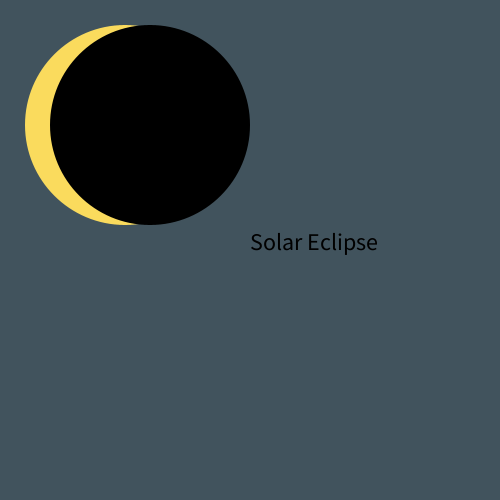
Frame 1 (no input)
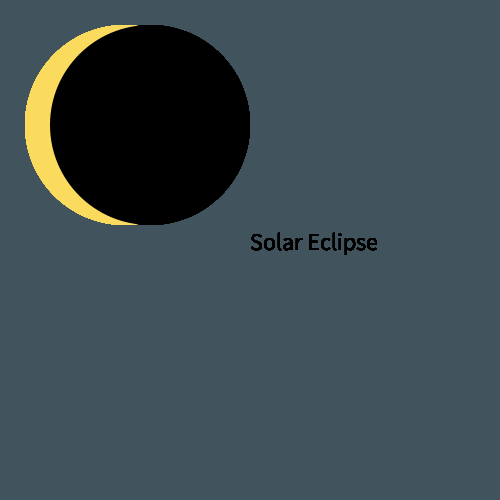
Frame 60 (the mouse pressed at the canvas centre just before this capture)
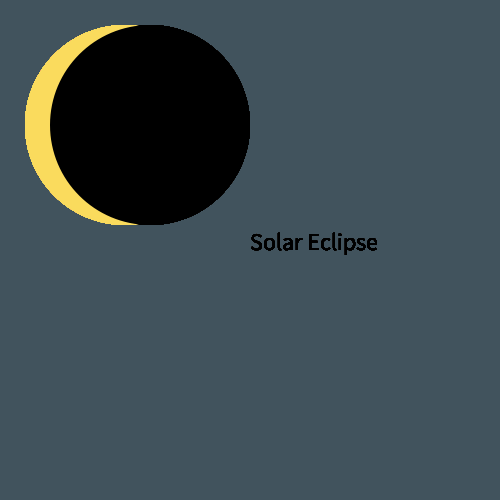
Frame 120 (the mouse held since frame 60 and released just before this capture)

The Processing sketch that drew these frames (run headless with seeded random() and noise(); from frame 60 on, the mouse is pressed at the canvas centre):

// Processing sketch: Solar_Eclipse
// ── Solar_Eclipse.pde
int w;
int h;
String myString;

void setup(){
  myString = "Solar Eclipse";
  //println(myString);
  
  w = 200;
  h = 200;
  
  size (500, 500);
  
  background (65, 83, 93);
  noStroke();
  textSize(24);
  
}

void draw(){
  println("Solar Eclipse");
  fill(250, 219, 93);
  
  fill(250, 219, 93);
  ellipse(width*.25, height*.25, w, h);
  
  fill(0, 0, 0);
  ellipse(width*.3, height*.25, w, h);
  
  text(myString, width/2, height/2);
  
}
  
